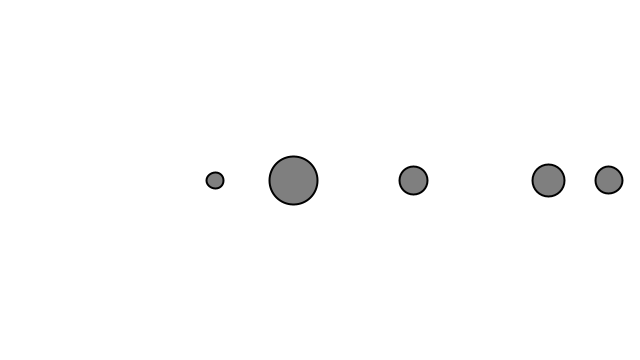
Frame 1 (no input)
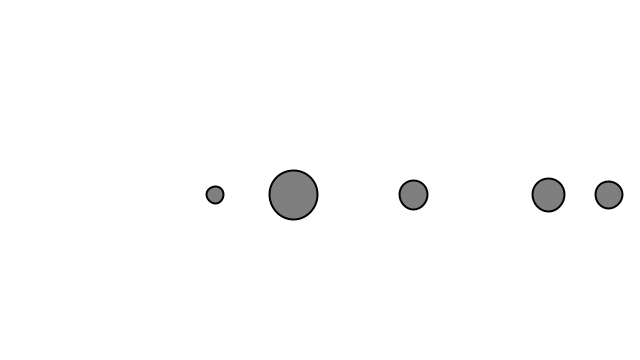
Frame 60 (the mouse pressed at the canvas centre just before this capture)
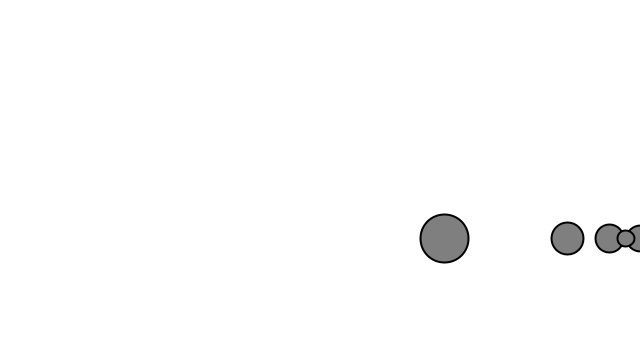
Frame 120 (the mouse held since frame 60 and released just before this capture)

The Processing sketch that drew these frames (run headless with seeded random() and noise(); from frame 60 on, the mouse is pressed at the canvas centre):

// Processing sketch: sketch_2_3__Simulating_with_Mass__The_Nature_of_Code
// ── sketch_2_3__Simulating_with_Mass__The_Nature_of_Code.pde
//Mover m; вместо одного объявляем массив
Mover[] movers;

void setup() {
  size(640, 360);
  //m = new Mover();
  movers = new Mover[5];
  for (int i = 0; i < movers.length; i++) { // инициализируем циклом
    movers[i] = new Mover();
  }
}

void draw() {
  background(255);

  for (Mover m : movers) {  //для каждого в массиве сделайте это
    
    PVector gravity = new PVector(0, 0.3);
    gravity.mult(m.mass);
    m.applyForce(gravity);
    
    if (mousePressed) {
      PVector wind = new PVector(0.2, 0);
      m.applyForce(wind);
    }
    m.update();
    m.edges();
    m.display();
  }
}

// ── Mover.pde
class Mover {
  PVector location;
  PVector velocity;
  PVector acceleration;

  float mass;


  Mover() {
    //location = new PVector(width/2, height/2);
    location = new PVector(random(width), height/2);
    velocity = new PVector(0, 0);
    acceleration = new PVector(0, 0);
    mass = random(0.5, 4);
  }

  //второй закон Ньютона с массой
  void applyForce(PVector force) {
    PVector f = PVector.div(force, mass); // статическая верcия функции div()
  
    //acceleration = force;
    //acceleration.add(force);
    acceleration.add(f);
  }

  /*
  void applyForce(PVector force) {
 
     PVector f = force.get();  // Создание копии вектора перед его использованием
     
     f.div(mass);
     acceleration.add(f);
   }
   
   Перепишите метод applyForce(), используя статический метод div() вместо get().
   void applyForce(PVector force) {
     
     PVector f = PVector.div(force,mass);
     acceleration.add(f); 
   }
   */

  void update() {
    velocity.add(acceleration);
    location.add(velocity);
    acceleration.mult(0);
    // velocity.limit(5);
  }



  void edges() {
    if (location.x > width) {
      location.x = width;
      velocity.x *= -1;
    } else if (location.x < 0) {
      velocity.x *= -1;
      location.x = 0;
    }

    if (location.y > height) {
      velocity.y *= -1;
      location.y = height;
    } else if (location.y < 0) {
      velocity.y *= -1;
      location.y = 0;
    }
  }

  void display() {
    stroke(0);
    strokeWeight(2);
    fill(127);
    ellipse(location.x, location.y, mass*20, mass*20);
  }
}
